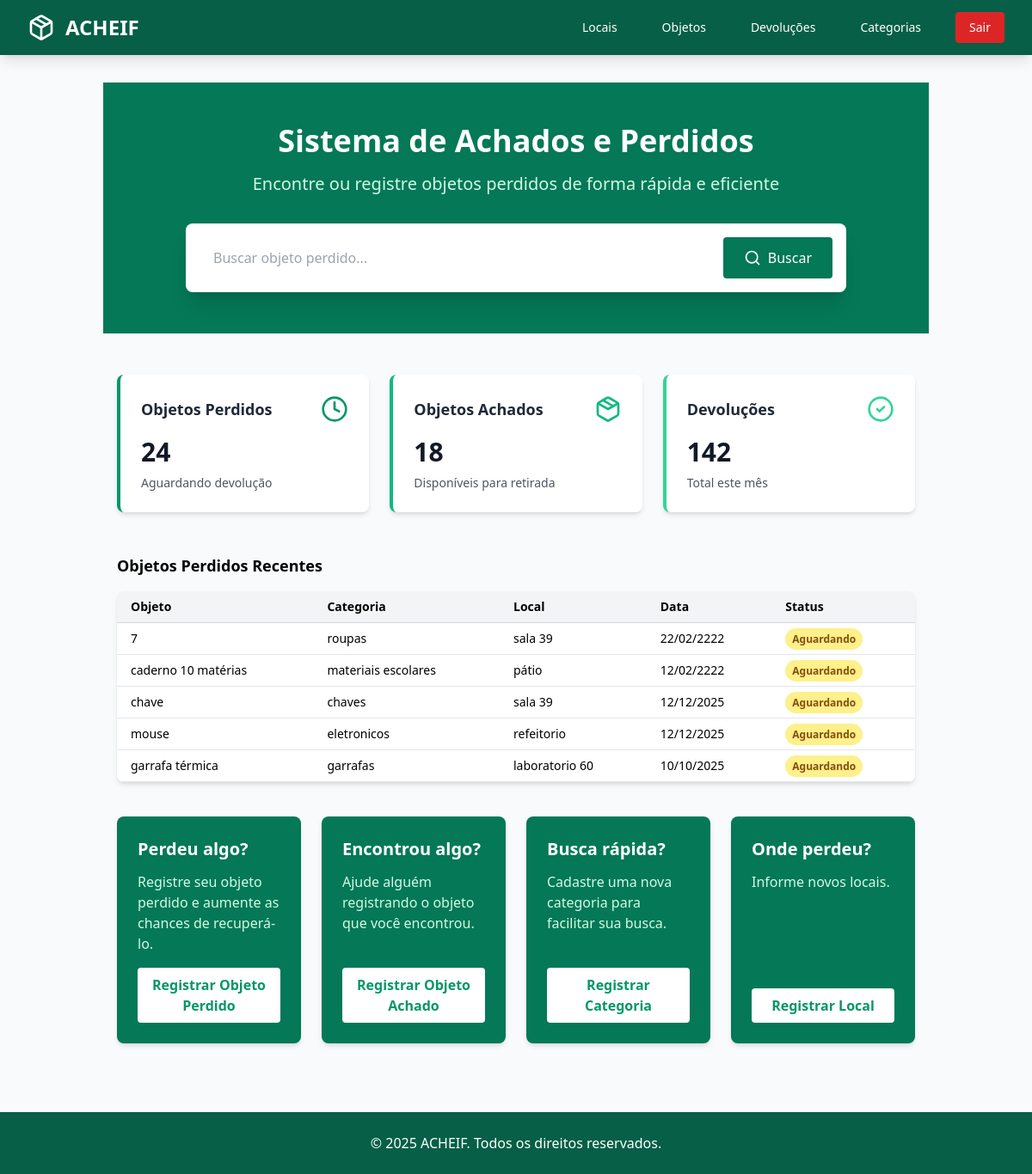
Screenshot of / (signed in) with the database file from the repository.
### objetos/models.py (models this page shows, shortened)
class Objeto(models.Model):
    STATUS_CHOICES = [
        ('aguardando', 'Aguardando Devolução'),
        ('devolvido', 'Devolvido'),
    ]
    tipo = models.CharField(max_length=100)
    descricao = models.TextField()
    foto = models.ImageField(upload_to='objetos_fotos/', null=True, blank=True)  # novo campo
    data_achado = models.DateField()
    local_achado = models.CharField(max_length=100)
    categoria = models.ForeignKey(
        Categoria, on_delete=models.SET_NULL, null=True, blank=True, related_name="objetos"
    )
    status = models.CharField(max_length=20, choices=STATUS_CHOICES, default='aguardando')

class Categoria(models.Model):
    nome = models.CharField(max_length=50, unique=True)
    descricao = models.TextField(blank=True, null=True)
    criado_em = models.DateTimeField(auto_now_add=True)
    atualizado_em = models.DateTimeField(auto_now=True)

### objetos/views.py (the view)
# urls.py: path('', views.dashboard, name='dashboard'),  # dashboard separado
@login_required
def dashboard(request):
    objetos_recentes = Objeto.objects.select_related('categoria').order_by('-data_achado')[:5]
    return render(request, "objetos/inicio.html", {
        'objetos_recentes': objetos_recentes,
    })

### objetos/templates/objetos/inicio.html (shortened to what this page needs)
{% extends 'base.html' %}
{% block content %}
<section class="bg-emerald-700 text-white w-full py-12">
  <div class="max-w-7xl mx-auto px-6">
    <div class="max-w-3xl mx-auto text-center">
      <h2 class="text-4xl font-bold mb-4">Sistema de Achados e Perdidos</h2>
      <p class="text-xl mb-8 text-emerald-100">Encontre ou registre objetos perdidos de forma rápida e eficiente</p>
      <div class="bg-white rounded-lg shadow-xl p-4 flex gap-2">
        <input
          type="text"
          placeholder="Buscar objeto perdido..."
          class="flex-1 px-4 py-3 text-gray-800 outline-none rounded"
        />
        <button class="bg-emerald-700 hover:bg-emerald-700 text-white px-6 py-3 rounded flex items-center gap-2 transition">
          <svg xmlns="http://www.w3.org/2000/svg" width="20" height="20" viewBox="0 0 24 24" fill="none" stroke="currentColor" stroke-width="2" stroke-linecap="round" stroke-linejoin="round">
            <circle cx="11" cy="11" r="8"></circle>
            <path d="m21 21-4.3-4.3"></path>
          </svg>
          Buscar
        </button>
      </div>
    </div>
  </div>
</section>
<main class="container mx-auto px-4 py-12">
  <div class="grid grid-cols-1 md:grid-cols-3 gap-6 mb-12">
    <div class="bg-white rounded-lg shadow-md p-6 border-l-4 border-emerald-600">
      <div class="flex items-center justify-between mb-4">
        <h3 class="text-lg font-semibold text-gray-800">Objetos Perdidos</h3>
        <svg xmlns="http://www.w3.org/2000/svg" width="32" height="32" viewBox="0 0 24 24" fill="none" stroke="currentColor" stroke-width="2" stroke-linecap="round" stroke-linejoin="round" class="text-emerald-600">
          <circle cx="12" cy="12" r="10"></circle>
          <polyline points="12 6 12 12 16 14"></polyline>
        </svg>
      </div>
      <p class="text-3xl font-bold text-gray-900">24</p>
      <p class="text-sm text-gray-600 mt-2">Aguardando devolução</p>
    </div>
    <div class="bg-white rounded-lg shadow-md p-6 border-l-4 border-emerald-500">
      <div class="flex items-center justify-between mb-4">
        <h3 class="text-lg font-semibold text-gray-800">Objetos Achados</h3>
      </div>
      <p class="text-3xl font-bold text-gray-900">18</p>
      <p class="text-sm text-gray-600 mt-2">Disponíveis para retirada</p>
    </div>
    <div class="bg-white rounded-lg shadow-md p-6 border-l-4 border-emerald-400">
      <div class="flex items-center justify-between mb-4">
        <h3 class="text-lg font-semibold text-gray-800">Devoluções</h3>
      </div>
      <p class="text-3xl font-bold text-gray-900">142</p>
      <p class="text-sm text-gray-600 mt-2">Total este mês</p>
    </div>
  </div>
  <h2 class="text-lg font-bold mb-4">Objetos Perdidos Recentes</h2>
  <table class="min-w-full bg-white rounded-lg shadow-md overflow-hidden">
    <thead class="bg-gray-100 border-b border-gray-300">
      <tr>
        <th class="py-2 px-4 text-left text-sm font-semibold">Objeto</th>
        <th class="py-2 px-4 text-left text-sm font-semibold">Categoria</th>
        <th class="py-2 px-4 text-left text-sm font-semibold">Local</th>
        <th class="py-2 px-4 text-left text-sm font-semibold">Data</th>
        <th class="py-2 px-4 text-left text-sm font-semibold">Status</th>
      </tr>
    </thead>
    <tbody>
      {% for objeto in objetos_recentes %}
      <tr class="border-b border-gray-200">
        <td class="py-2 px-4 text-sm">{{ objeto.tipo }}</td>
        <td class="py-2 px-4 text-sm">{% if objeto.categoria %}{{ objeto.categoria.nome }}{% else %}&mdash;{% endif %}</td>
        <td class="py-2 px-4 text-sm">{{ objeto.local_achado }}</td>
        <td class="py-2 px-4 text-sm">{{ objeto.data_achado|date:"d/m/Y" }}</td>
        <td class="py-2 px-4 text-sm">
          {% if objeto.status == 'aguardando' %}
            <span class="bg-yellow-200 text-yellow-800 rounded-full px-2 py-1 text-xs font-semibold">Aguardando</span>
          {% elif objeto.status == 'devolvido' %}
            <span class="bg-green-200 text-green-800 rounded-full px-2 py-1 text-xs font-semibold">Devolvido</span>
          {% else %}
            {{ objeto.get_status_display }}
          {% endif %}
        </td>
      </tr>
      {% empty %}
      <tr>
        <td colspan="5" class="py-4 text-center text-gray-500">Nenhum objeto perdido cadastrado.</td>
      </tr>
      {% endfor %}
    </tbody>
  </table>
  <div class="grid grid-cols-1 sm:grid-cols-2 lg:grid-cols-4 gap-6 mt-10">
    <div class="bg-emerald-700 text-white rounded-lg shadow-md p-6 flex flex-col justify-between">
      <div>
        <h3 class="text-xl font-bold mb-3">Perdeu algo?</h3>
        <p class="text-emerald-100 mb-4">Registre seu objeto perdido e aumente as chances de recuperá-lo.</p>
      </div>
      <button onclick="window.location.href='{% url 'objetos:criar_objeto' %}'" class="bg-white text-emerald-600 font-semibold px-4 py-2 rounded hover:bg-emerald-50 transition">Registrar Objeto Perdido</button>
    </div>
    <div class="bg-emerald-700 text-white rounded-lg shadow-md p-6 flex flex-col justify-between">
      <div>
        <h3 class="text-xl font-bold mb-3">Encontrou algo?</h3>
        <p class="text-emerald-100 mb-4">Ajude alguém registrando o objeto que você encontrou.</p>
      </div>
      <button onclick="window.location.href='{% url 'objetos:criar_devolucao' %}'" class="bg-white text-emerald-600 font-semibold px-4 py-2 rounded hover:bg-emerald-50 transition">Registrar Objeto Achado</button>
    </div>
    <div class="bg-emerald-700 text-white rounded-lg shadow-md p-6 flex flex-col justify-between">
      <div>
        <h3 class="text-xl font-bold mb-3">Busca rápida?</h3>
        <p class="text-emerald-100 mb-4">Cadastre uma nova categoria para facilitar sua busca.</p>
      </div>
      <button onclick="window.location.href='{% url 'objetos:criar_categoria' %}'" class="bg-white text-emerald-600 font-semibold px-4 py-2 rounded hover:bg-emerald-50 transition">Registrar Categoria</button>
    </div>
    <div class="bg-emerald-700 text-white rounded-lg shadow-md p-6 flex flex-col justify-between">
      <div>
        <h3 class="text-xl font-bold mb-3">Onde perdeu?</h3>
        <p class="text-emerald-100 mb-4">Informe novos locais.</p>
      </div>
      <button onclick="window.location.href='{% url 'objetos:criar_local' %}'" class="bg-white text-emerald-600 font-semibold px-4 py-2 rounded hover:bg-emerald-50 transition">Registrar Local</button>
    </div>
  </div>
</main>
{% endblock %}

### objetos/templates/objetos/static/style.css (style rules this page uses)
body { font-family: system-ui, -apple-system, BlinkMacSystemFont, "Segoe UI", Roboto, sans-serif; background-color: #f9fafb; }

### rows the page displays
Objeto: tipo "7", categoria.nome "roupas", local_achado "sala 39", data_achado "22/02/2222", status "Aguardando"
Objeto: tipo "caderno 10 matérias", categoria.nome "materiais escolares", local_achado "pátio", data_achado "12/02/2222", status "Aguardando"
Objeto: tipo "chave", categoria.nome "chaves", local_achado "sala 39", data_achado "12/12/2025", status "Aguardando"
Objeto: tipo "mouse", categoria.nome "eletronicos", local_achado "refeitorio", data_achado "12/12/2025", status "Aguardando"
Objeto: tipo "garrafa térmica", categoria.nome "garrafas", local_achado "laboratorio 60", data_achado "10/10/2025", status "Aguardando"
